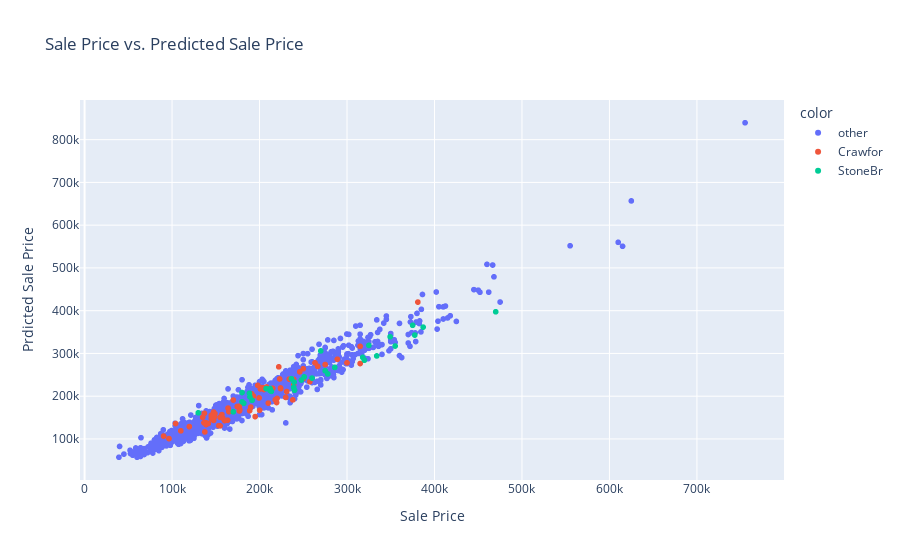

The notebook cell saved with this chart:
### Code cell
fig = px.scatter(
    x= y, 
    y= predictions, 
    color = color_transformed,
    labels={'x': 'Sale Price', 'y': 'Prdicted Sale Price'},
    title='Sale Price vs. Predicted Sale Price'
)

# Show the plot
fig.show()
